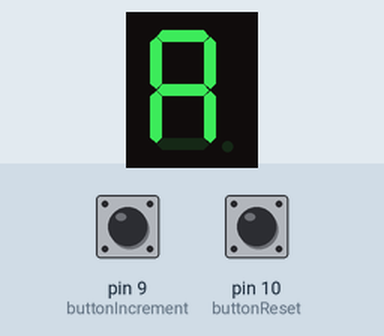
This sketch was run on a simulated Arduino Uno, built with avr-gcc and run on an emulated ATmega328P. Parts: 1-digit seven-segment display. Wiring (inferred from the names in the program): 1-digit 7-segment display, segments lit when HIGH: segments pin 2, pin 3, pin 4, pin 5, pin 6, pin 7, pin 8. Inputs (shaded band) come from the test bench; at power-on: pin 9 (buttonIncrement) HIGH, pin 10 (buttonReset) HIGH. The segment pins are drawn as the display they are named for.

Above: at 1.2 s.
1.3 s: pin 9 (buttonIncrement) pulled LOW for 0.15 s
At 2.5 s:
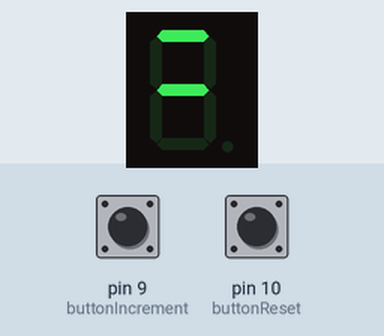
2.9 s: pin 9 (buttonIncrement) pulled LOW for 1 s
At 3.8 s:
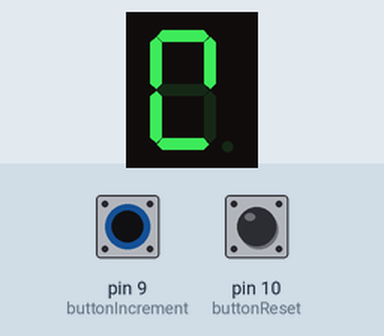
5.4 s: pin 9 (buttonIncrement) pulled LOW for 0.15 s
At 5.7 s:
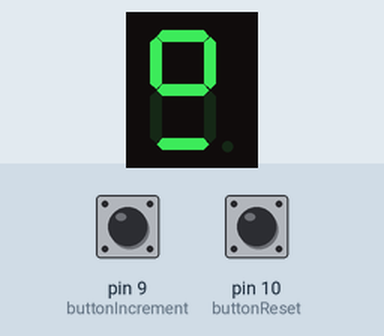
7.0 s: pin 9 (buttonIncrement) pulled LOW for 3.2 s
At 8.1 s:
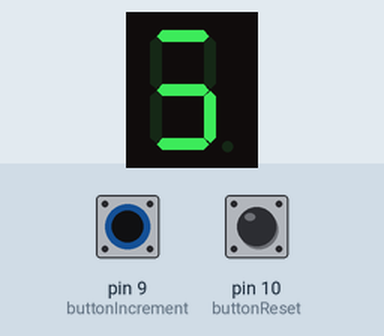
11.7 s: pin 9 (buttonIncrement) pulled LOW for 0.15 s
At 12.9 s:
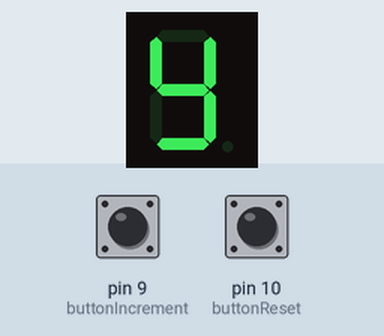
13.3 s: pin 9 (buttonIncrement) pulled LOW for 1 s
At 14.1 s:
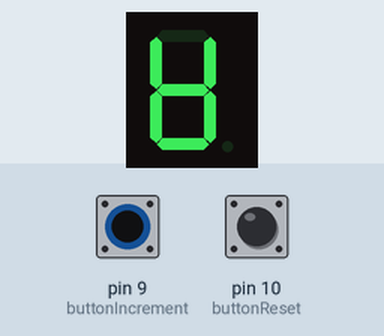
Timing chart, 0 to 16.3 s (numbered marks = the images above; inputs shaded):
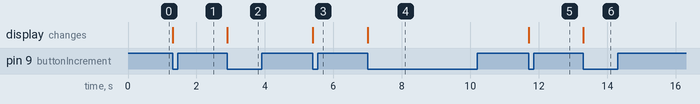

The sketch:

Week_2_arduino.ino
```cpp
const int segmentA = 2;
const int segmentB = 3;
const int segmentC = 4;
const int segmentD = 5;
const int segmentE = 6;
const int segmentF = 7;
const int segmentG = 8;
const int buttonIncrement = 9;
const int buttonReset = 10;

int count = 0;
bool lastButtonIncrement = HIGH;
bool lastButtonReset = HIGH;

void displayDigit(int num){
  switch (num){
    case 0:
      digitalWrite(segmentA, HIGH);
      digitalWrite(segmentB, HIGH);
      digitalWrite(segmentC, HIGH);
      digitalWrite(segmentD, LOW);
      digitalWrite(segmentE, HIGH);
      digitalWrite(segmentF, HIGH);
      digitalWrite(segmentG, HIGH);
      break;

    case 1:
      digitalWrite(segmentA, HIGH);
      digitalWrite(segmentB, LOW);
      digitalWrite(segmentC, LOW);
      digitalWrite(segmentD, LOW);
      digitalWrite(segmentE, LOW);
      digitalWrite(segmentF, LOW);
      digitalWrite(segmentG, HIGH);
      break;

    case 2:
      digitalWrite(segmentA, HIGH);
      digitalWrite(segmentB, HIGH);
      digitalWrite(segmentC, LOW);
      digitalWrite(segmentD, HIGH);
      digitalWrite(segmentE, HIGH);
      digitalWrite(segmentF, HIGH);
      digitalWrite(segmentG, LOW);
      break;

      case 3:
        digitalWrite(segmentA, HIGH);
        digitalWrite(segmentB, HIGH);
        digitalWrite(segmentC, LOW);
        digitalWrite(segmentD, HIGH);
        digitalWrite(segmentE, LOW);
        digitalWrite(segmentF, HIGH);
        digitalWrite(segmentG, HIGH);
        break;

      case 4:
        digitalWrite(segmentA, HIGH);
        digitalWrite(segmentB, LOW);
        digitalWrite(segmentC, HIGH);
        digitalWrite(segmentD, HIGH);
        digitalWrite(segmentE, LOW);
        digitalWrite(segmentF, LOW);
        digitalWrite(segmentG, HIGH);
        break;

      case 5:
        digitalWrite(segmentA, LOW);
        digitalWrite(segmentB, HIGH);
        digitalWrite(segmentC, HIGH);
        digitalWrite(segmentD, HIGH);
        digitalWrite(segmentE, LOW);
        digitalWrite(segmentF, HIGH);
        digitalWrite(segmentG, HIGH);
        break;

      case 6:
        digitalWrite(segmentA, LOW);
        digitalWrite(segmentB, HIGH);
        digitalWrite(segmentC, HIGH);
        digitalWrite(segmentD, HIGH);
        digitalWrite(segmentE, HIGH);
        digitalWrite(segmentF, HIGH);
        digitalWrite(segmentG, HIGH);
        break;

      case 7:
        digitalWrite(segmentA, HIGH);
        digitalWrite(segmentB, HIGH);
        digitalWrite(segmentC, LOW);
        digitalWrite(segmentD, LOW);
        digitalWrite(segmentE, LOW);
        digitalWrite(segmentF, LOW);
        digitalWrite(segmentG, HIGH);
        break;

      case 8:
        digitalWrite(segmentA, HIGH);
        digitalWrite(segmentB, HIGH);
        digitalWrite(segmentC, HIGH);
        digitalWrite(segmentD, HIGH);
        digitalWrite(segmentE, HIGH);
        digitalWrite(segmentF, HIGH);
        digitalWrite(segmentG, HIGH);
        break;

      case 9:
        digitalWrite(segmentA, HIGH);
        digitalWrite(segmentB, HIGH);
        digitalWrite(segmentC, HIGH);
        digitalWrite(segmentD, HIGH);
        digitalWrite(segmentE, LOW);
        digitalWrite(segmentF, HIGH);
        digitalWrite(segmentG, HIGH);
        break;
  }
}

void setup() {
  pinMode(segmentA, OUTPUT);
  pinMode(segmentB, OUTPUT);
  pinMode(segmentC, OUTPUT);
  pinMode(segmentD, OUTPUT);
  pinMode(segmentE, OUTPUT);
  pinMode(segmentF, OUTPUT);
  pinMode(segmentG, OUTPUT);
  pinMode(buttonIncrement, INPUT_PULLUP);
  pinMode(buttonReset, INPUT_PULLUP);
  displayDigit(count);
}

void loop() {
  bool currentButtonState = digitalRead(buttonIncrement);
  bool currentResetState = digitalRead(buttonReset);

  if (lastButtonIncrement == HIGH && currentButtonState == LOW) {
    count = (count + 1) % 10;
    displayDigit(count);
    delay(500);
  }

  if (lastButtonReset == HIGH && currentResetState == LOW){
    count = 0;
    displayDigit(count);
    delay(500);
  }

  lastButtonIncrement = currentButtonState;
  lastButtonReset = currentResetState;
}
```

Measured:
- after the input at 1.3 s, the display: changes at once (image 1)
- after the input at 2.9 s, the display: changes at once (image 2)
- after the input at 5.4 s, the display: changes at once (image 3)
- after the input at 7.0 s, the display: changes at once (image 4)
- after the input at 11.7 s, the display: changes at once (image 5)
- after the input at 13.3 s, the display: changes at once (image 6)
